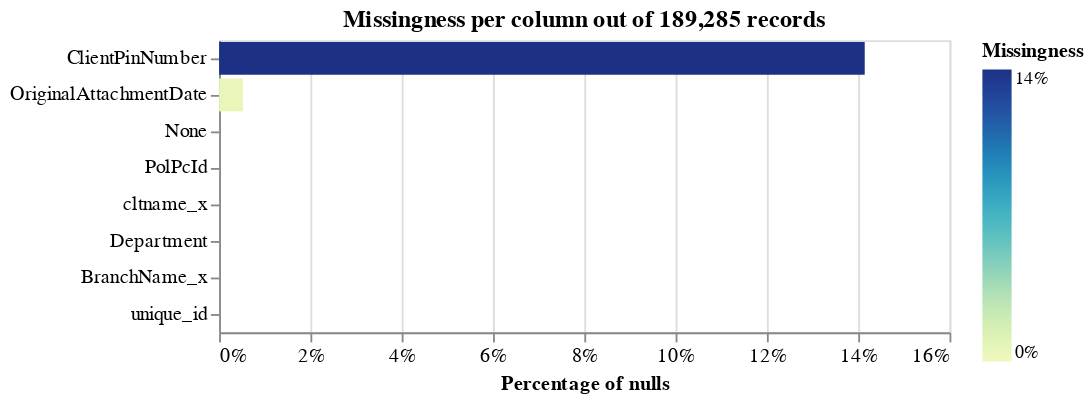

The code cell stored with this chart in its notebook:
### Markdown cell above
# Explaratory Analysis

### Code cell
linker.missingness_chart()

### Figure 1 — Vega-Lite specification as saved in the notebook (floating-point values rounded to 4 significant figures)
{"config": {"view": {"continuousWidth": 400, "continuousHeight": 300}, "axis": {"labelFontSize": 11}}, "layer": [{"mark": "bar", "encoding": {"color": {"field": "null_proportion", "legend": {"format": ".0%"}, "scale": {"range": "heatmap"}, "title": "Missingness", "type": "quantitative"}, "tooltip": [{"field": "column_name", "title": "Column", "type": "nominal"}, {"field": "null_count", "format": ",.0f", "title": "Count of nulls", "type": "quantitative"}, {"field": "null_proportion", "format": ".2%", "title": "Percentage of nulls", "type": "quantitative"}, {"field": "total_record_count", "format": ",.0f", "title": "Total record count", "type": "quantitative"}], "x": {"axis": {"format": "%", "title": "Percentage of nulls"}, "field": "null_proportion", "type": "quantitative"}, "y": {"axis": {"title": ""}, "field": "column_name", "sort": "-x", "type": "nominal"}}, "title": "Missingness per column out of 189,285 records"}], "data": {"values": [{"null_proportion": 0.0, "null_count": 0, "total_record_count": 189285, "column_name": "None"}, {"null_proportion": 0.0, "null_count": 0, "total_record_count": 189285, "column_name": "PolPcId"}, {"null_proportion": 0.0, "null_count": 0, "total_record_count": 189285, "column_name": "cltname_x"}, {"null_proportion": 0.1414, "null_count": 26770, "total_record_count": 189285, "column_name": "ClientPinNumber"}, {"null_proportion": 0.005188, "null_count": 982, "total_record_count": 189285, "column_name": "OriginalAttachmentDate"}, {"null_proportion": 0.0, "null_count": 0, "total_record_count": 189285, "column_name": "Department"}, {"null_proportion": 0.0, "null_count": 0, "total_record_count": 189285, "column_name": "BranchName_x"}, {"null_proportion": 0.0, "null_count": 0, "total_record_count": 189285, "column_name": "unique_id"}], "name": "data-0e7bce5a1d2f132e282789d6ef7780fe"}, "title": "", "$schema": "https://vega.github.io/schema/vega-lite/v5.9.3.json"}
